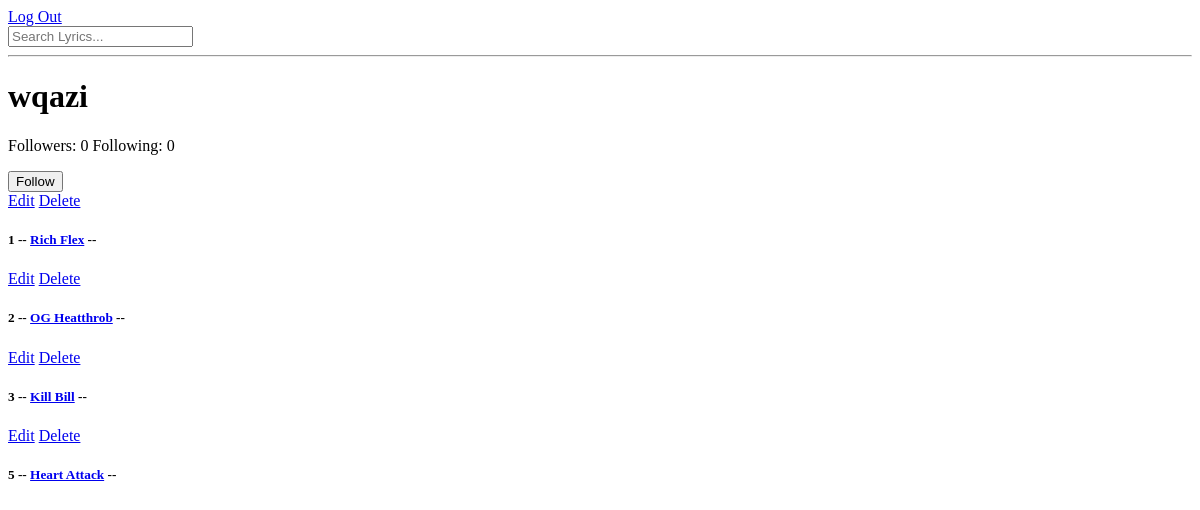
Before: /profile/1/ with the older database file.
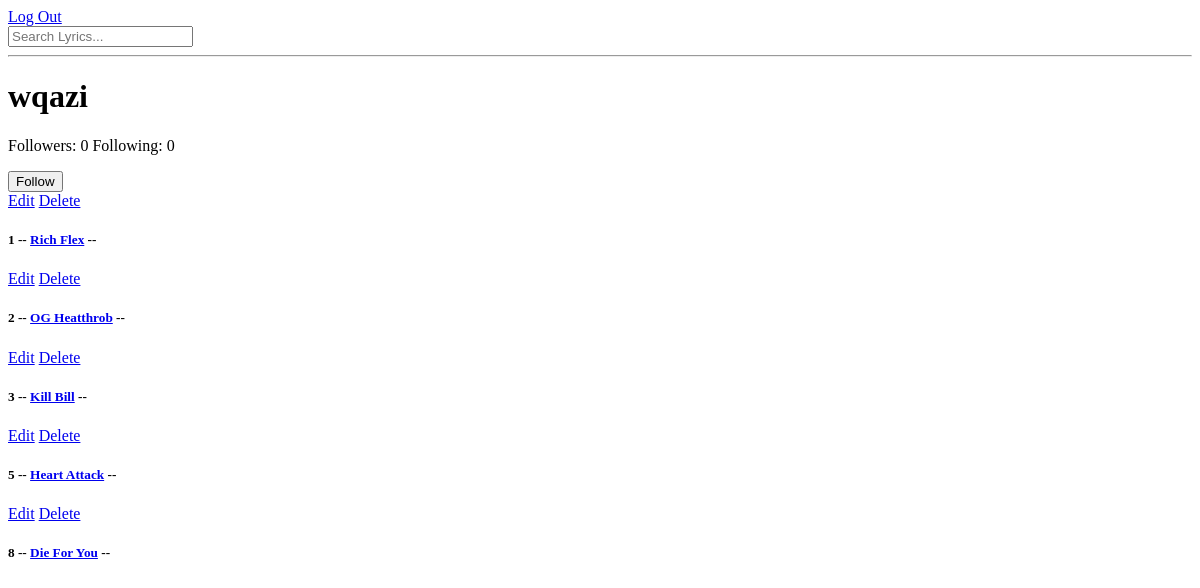
After: the same page with the newer database file.
### base/models.py (models this page shows, shortened)
class User(AbstractUser):
    follower = models.ManyToManyField('self', blank=True, symmetrical=False,  related_name='followers')
    follow = models.ManyToManyField('self', blank=True, symmetrical=False, related_name='following')

class Song(models.Model):
    title = models.CharField(max_length=50)
    artist = models.ForeignKey(Artist, on_delete=models.CASCADE)
    lyrics = models.TextField(null=False, blank=False)
    contributors = models.ManyToManyField(User, related_name='contributors', blank=True)
    genre = models.ManyToManyField(Genre)
    creator = models.ForeignKey(User, on_delete=models.CASCADE, default=1)
    updated = models.DateTimeField(auto_now=True)
    created = models.DateField(auto_now_add=True)

### base/views.py (the view)
# urls.py: path('profile/<str:pk>/', views.userProfile, name="user-profile"),
def userProfile(request, pk):
    user = User.objects.get(id=pk)
    songs = user.song_set.all()
    followers = user.followers.all()
    following = user.following.all()
    if len(followers) == 0:
        is_following = False
    for follower in followers:
        if follower == request.user:
            is_following = True
        else:
            is_following = False
    num_followers = len(followers)
    number_of_following = len(following)
    context = {
        'user':user,
        'songs': songs,
        'is_following': is_following,
        'num_followers': num_followers,
        "num_following": number_of_following
        }
    return render(request, 'base/profile.html', context)

### base/templates/base/profile.html (shortened to what this page needs)
{% extends 'main.html' %}
{% block body %}
<h1>{{user.username}}</h1>
<div>
    <p>Followers: {{ num_followers }}  Following: {{num_following}} </p>
</div>
{% if user == request.user %}
{% else %}
    {% if is_following %}
        <form method="POST" action="{% url 'remove-follower' user.id %}">
            {% csrf_token %}
            <button type=submit>UnFollow</button>
        </form>
    {% else %}
        <form method="POST" action="{% url 'add-follower' user.id %}">
             <button  type=submit>Follow</button>
        </form>
    {% endif %}
{% endif %}
<div class="profile-container">
    <div>
        {% include 'base/feed_component.html' %}
    </div>
</div>
{% endblock %}

### templates/main.html (shortened to what this page needs)
<!DOCTYPE html>
{% load static %}
<html lang="en">
<head>
    <link rel="stylesheet" href="https://cdnjs.cloudflare.com/ajax/libs/font-awesome/4.7.0/css/font-awesome.min.css">
    <link rel="stylesheet" href="{% static 'styles/main.css' %}" />
</head>
<body>
    {% include 'navbar.html' %}
    {% block body %}
    {% endblock %}
</body>
</html>

### templates/navbar.html
        {% if user.is_authenticated %}
            <a href="{% url 'logout' %}">Log Out</a>
        {% else %}
        <a  href="{% url 'login' %}">Log In</a>
        {% endif %}
        <form action="{% url 'home' %}" method="GET" >
            <input type="text" name="q" placeholder="Search Lyrics...">
        </form>
    <hr>

### base/templates/base/feed_component.html
{% for song in songs %}
    <a href="{% url 'edit-song' song.id  %}">Edit</a>
    <a href="{% url 'delete-song' song.id  %}">Delete</a>
    <div>
        <h5>{{song.id}} -- <a href="{% url 'song' song.id %}">{{song.title}}</a> -- {{song.artist}} </h5>
    </div>
{% endfor %}

Changed rows visible on the page:
added Song: id "8", title "Die For You"
